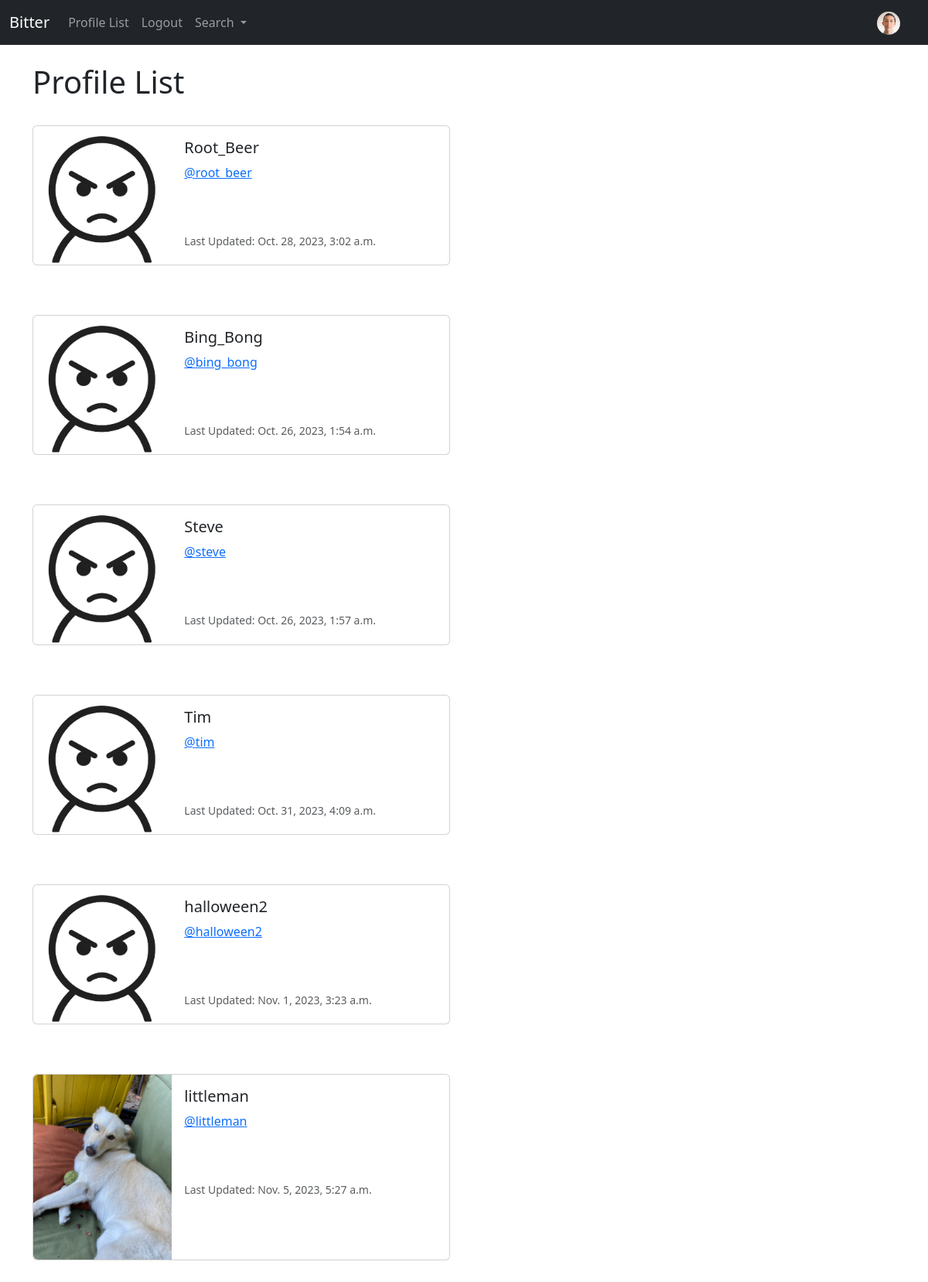
Screenshot of /profile_list/ (signed in) with the database file from the repository.
### bitter_app/models.py (models this page shows, shortened)
class Profile(models.Model):
    user = models.OneToOneField(User, on_delete=models.CASCADE)
    follows = models.ManyToManyField("self",
        related_name="followed_by",
        symmetrical=False,
        blank=True)
    date_modified = models.DateTimeField(User, auto_now=True)
    profile_image = models.ImageField(null=True, blank=True, upload_to="images/")
    profile_bio = models.CharField(null=True, blank=True, max_length=500)
    homepage_link = models.CharField(null=True, blank=True, max_length=500)
    facebook_link = models.CharField(null=True, blank=True, max_length=500)
    instagram_link = models.CharField(null=True, blank=True, max_length=500)
    linkedin_link = models.CharField(null=True, blank=True, max_length=500)
    twitter_link = models.CharField(null=True, blank=True, max_length=500)

### bitter_app/views.py (the view)
# urls.py: path('profile_list/', views.profile_list, name='profile_list'),
def profile_list(request):
    if request.user.is_authenticated:
        profiles = Profile.objects.exclude(user=request.user)
        return render(request, 'profile_list.html', {'profiles':profiles})
    else:
        messages.success(request, ("You Must Be Logged In To View This Page"))
        return redirect('home')

### bitter_app/templates/profile_list.html
{% extends 'base.html' %}
{% load static %}
{% block content %}
    <h1>Profile List</h1>
<br/>
{% if profiles %}
    {% for profile in profiles %}
    <div class="card mb-3" style="max-width: 540px;">
        <div class="row g-0">
            <div class="col-md-4">
                {% if profile.profile_image %}
                <img src="{{ profile.profile_image.url }}" width=200 height=200 class="img-fluid rounded-start"  alt="{{profile.user.username}}">
                {% else %}
                <img src="{% static 'images/default_profile_pic.jpg' %}" class="img-fluid rounded-start" alt="Profile Image">
                {% endif %}
            </div>
            <div class="col-md-8">
            <div class="card-body">
                <h5 class="card-title"> {{ profile.user.username }} </h5>
                <p class="card-text"> <a href="{% url 'profile' profile.user.id %}">@{{ profile.user.username|lower }}</a></p>
                <br/><br/>
                <p class="card-text"><small class="text-body-secondary">Last Updated: {{ profile.date_modified }}</small></p>
            </div>
            </div>
        </div>
    </div>
    <br/><br/>
    {% endfor %}
{% endif %}
{% endblock %}

### bitter_app/templates/navbar.html (shortened to what this page needs)
{% load static %}
<nav class="navbar navbar-expand-lg navbar-dark bg-dark">
    <div class="container-fluid">
      <a class="navbar-brand" href="{% url 'home' %}">Bitter</a>
      <div class="collapse navbar-collapse" id="navbarSupportedContent">
        <ul class="navbar-nav me-auto mb-2 mb-lg-0">
          <li class="nav-item">
            <a class="nav-link" href="{% url 'profile_list' %}">Profile List</a>
          </li>
          {% if user.is_authenticated %}
          <li class="nav-item">
            <a class="nav-link" href="{% url 'logout'%}">Logout</a>
          </li>
          {% endif %}
          <li class="nav-item dropdown">
            <a class="nav-link dropdown-toggle" href="#" role="button" data-bs-toggle="dropdown" aria-expanded="false">
              Search
            </a>
          </li>
        </ul>
        {% if user.is_authenticated %}
          <ul class="navbar-nav ml-auto">
              <li class="nav-link navbar-brand">
                <a href="{% url 'profile' request.user.id %}">
                  {% if user.profile.profile_image %}
                  <img src="{{ user.profile.profile_image.url }}" class="rounded-circle" style="object-fit: cover; width: 30px;">
                  {% else %}
                  <img src="{% static 'images/default_profile_pic.jpg' %}" class="rounded-circle" style="object-fit: cover; width: 30px;">
                  {% endif %}
                </a>
              </li>
          </ul>
        {% endif %}
      </div>
    </div>
  </nav>

### rows the page displays
Profile: user.username "Root_Beer", user.username "root_beer", date_modified "Oct. 28, 2023, 3:02 a.m."
Profile: user.username "Bing_Bong", user.username "bing_bong", date_modified "Oct. 26, 2023, 1:54 a.m."
Profile: user.username "Steve", user.username "steve", date_modified "Oct. 26, 2023, 1:57 a.m."
Profile: user.username "Tim", user.username "tim", date_modified "Oct. 31, 2023, 4:09 a.m."
Profile: user.username "halloween2", date_modified "Nov. 1, 2023, 3:23 a.m."
Profile: profile_image (picture), user.username "littleman", date_modified "Nov. 5, 2023, 5:27 a.m."
